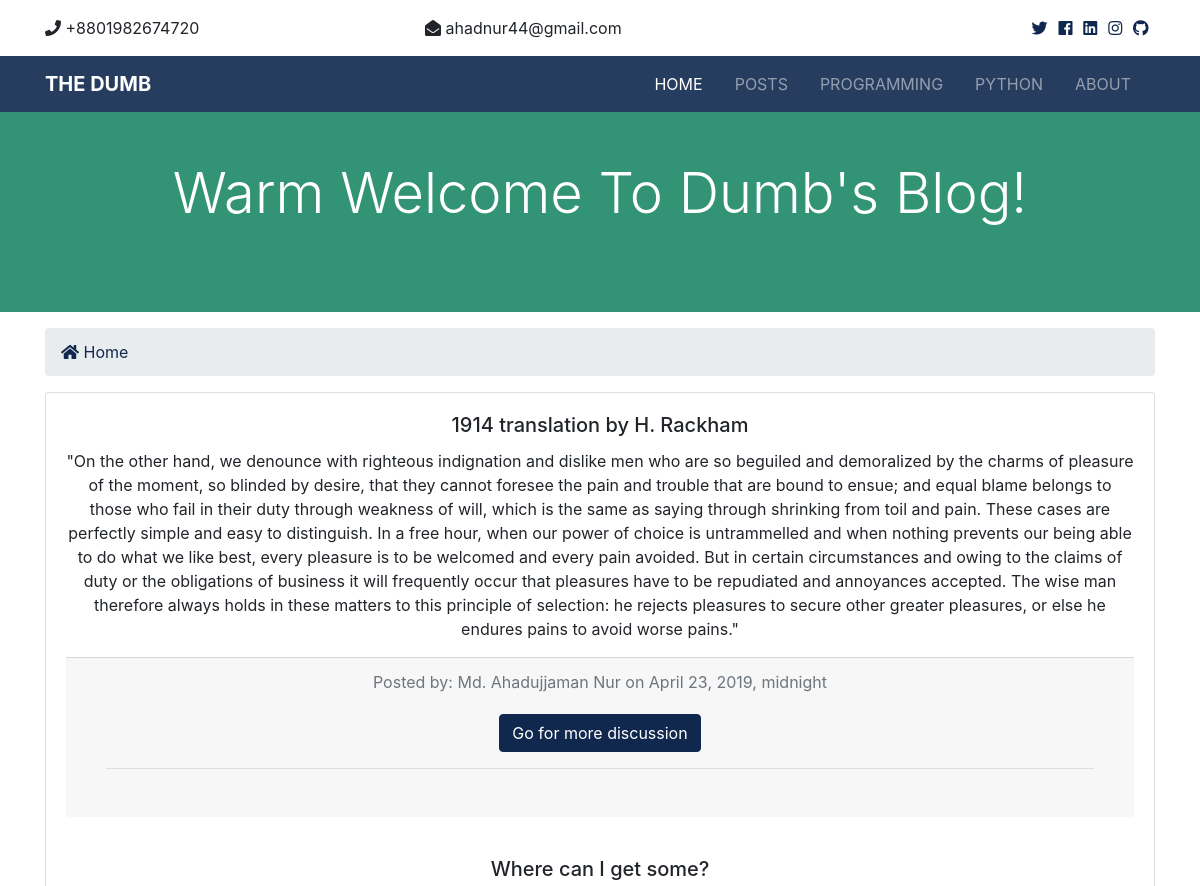
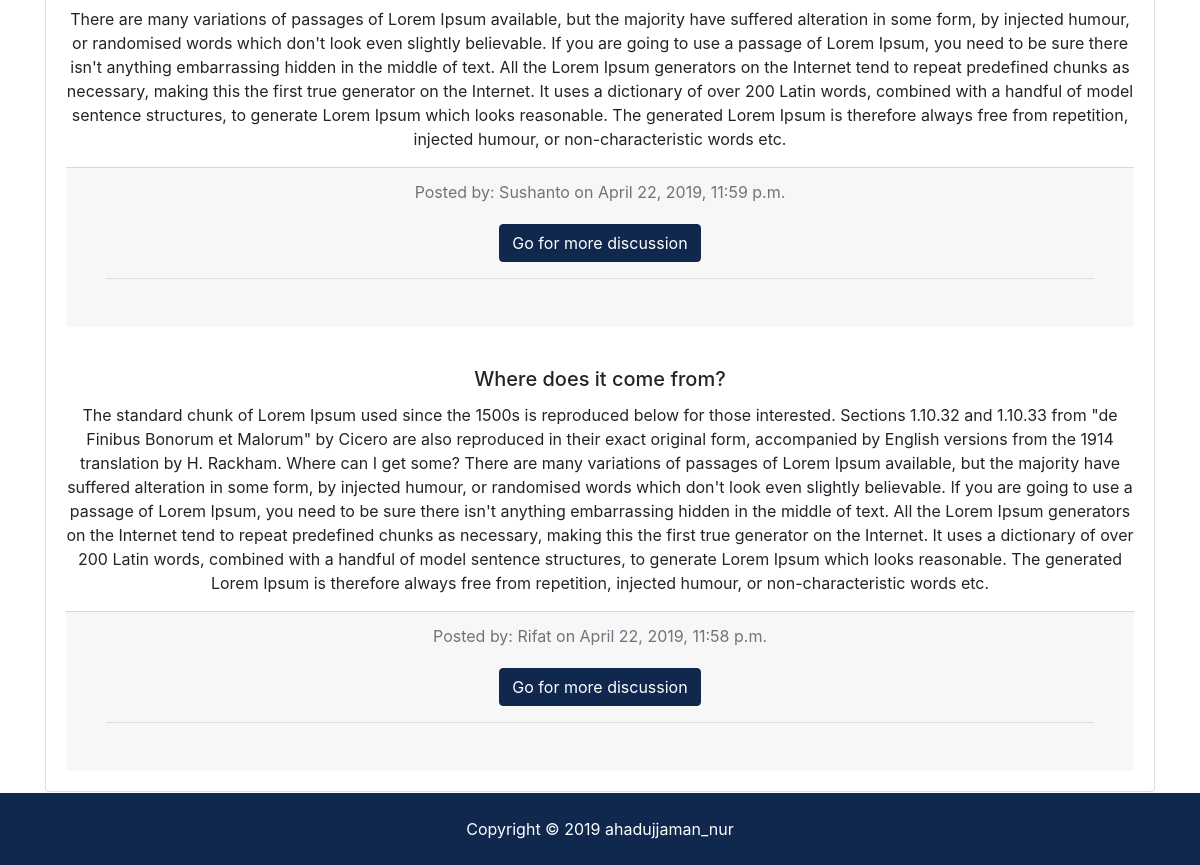
The page / on the database its author committed (2 pictures, top to bottom).
### posts/models.py (models this page shows, shortened)
class Post(models.Model):
    title = models.CharField(max_length=150)
    body = models.TextField()
    author = models.CharField(max_length=100)
    post_time = models.DateTimeField(default=datetime.now, blank=True)
    is_published = models.BooleanField(default=True)

### pages/views.py (the view)
# urls.py: path('', views.index, name='index'),
def index(request):
    posts = Post.objects.order_by('-post_time').filter(is_published=True)[:3]
    context = {
        'posts': posts
    }
    return render(request, 'pages/index.html', context)

### templates/pages/index.html (shortened to what this page needs)
{% extends 'base.html' %}
{% block content %}
  <section id="showcase-inner" class="py-5 text-white">
    <div class="container">
      <div class="row text-center">
        <div class="col-md-12">
          <h1 class="display-4">Warm Welcome To Dumb's Blog!</h1>
        </div>
      </div>
    </div>
  </section>
  <section id="bc" class="mt-3">
      <div class="container">
        <nav aria-label="breadcrumb">
          <ol class="breadcrumb">
            <li class="breadcrumb-item">
              <a href="{% url 'index' %}">
                <i class="fas fa-home"></i> Home</a>
            </li>
          </ol>
        </nav>
      </div>
    </section>
  <div class="container">
      <div class="col-ml-8">
        <div class="card text-center">
          {% if posts %}
            {% for post in posts %}
              <div class="card-body">
                <h5 class="card-title">{{ post.title }}</h5>
                <p class="card-text">{{ post.body }}</p>
                <div class="card-footer text-muted">
                  Posted by: {{ post.author }} on {{ post.post_time }}
                  <div class="card-body">
                      <a href="{% url 'post' post.id %}" class="btn btn-primary">Go for more discussion</a>
                      <hr>
                  </div>
                </div>
              </div>
            {% endfor %}
          {% else %}
            <P>No posts are available</P>
          {% endif %}
        </div>
      </div>
  </div>
  <div class="row">
      <div class="col-md-12">
      </div>
    </div>
{% endblock %}

### myblog/staticfiles/css/all.css (style rules this page uses)
.fa, .fas, .far, .fal, .fab { -moz-osx-font-smoothing: grayscale; -webkit-font-smoothing: antialiased; display: inline-block; font-style: normal; font-variant: normal; text-rendering: auto; line-height: 1; }
.fa-home:before { content: "\f015"; }
.fa, .fas { font-family: 'Font Awesome 5 Free'; font-weight: 900; }

### myblog/staticfiles/css/style.css (style rules this page uses)
#showcase-inner { background: #7dcea0; position: relative; overflow: hidden; min-height: 200px; }
#showcase-inner::before { content: ''; position: absolute; top: 0; left: 0; min-height: 100%; width: 100%; background: rgba(32, 134, 107, 0.8); }

### rows shown on the page
Post: title "1914 translation by H. Rackham", body "\"On the other hand, we denounce with righteous indignation and dislike men who are so beguiled and demoralized by the charms of pleasure of the moment, so blinded by desire, that they cannot foresee the pain and trouble that are bound to ensue; and equal blame belongs to those who fail in their duty through weakness of will, which is the same as saying through shrinking from toil and pain. These cases are perfectly simple and easy to distinguish. In a free hour, when our power of choice is untrammelled and when nothing prevents our being able to do what we like best, every pleasure is to be welcomed and every pain avoided. But in certain circumstances and owing to the claims of duty or the…", author "Md. Ahadujjaman Nur", post_time "April 23, 2019, midnight"
Post: title "Where can I get some?", body "There are many variations of passages of Lorem Ipsum available, but the majority have suffered alteration in some form, by injected humour, or randomised words which don't look even slightly believable. If you are going to use a passage of Lorem Ipsum, you need to be sure there isn't anything embarrassing hidden in the middle of text. All the Lorem Ipsum generators on the Internet tend to repeat predefined chunks as necessary, making this the first true generator on the Internet. It uses a dictionary of over 200 Latin words, combined with a handful of model sentence structures, to generate Lorem Ipsum which looks reasonable. The generated Lorem Ipsum is therefore always free from…", author "Sushanto", post_time "April 22, 2019, 11:59 p.m."
Post: title "Where does it come from?", body "The standard chunk of Lorem Ipsum used since the 1500s is reproduced below for those interested. Sections 1.10.32 and 1.10.33 from \"de Finibus Bonorum et Malorum\" by Cicero are also reproduced in their exact original form, accompanied by English versions from the 1914 translation by H. Rackham. Where can I get some? There are many variations of passages of Lorem Ipsum available, but the majority have suffered alteration in some form, by injected humour, or randomised words which don't look even slightly believable. If you are going to use a passage of Lorem Ipsum, you need to be sure there isn't anything embarrassing hidden in the middle of text. All the Lorem Ipsum generators on the…", author "Rifat", post_time "April 22, 2019, 11:58 p.m."
